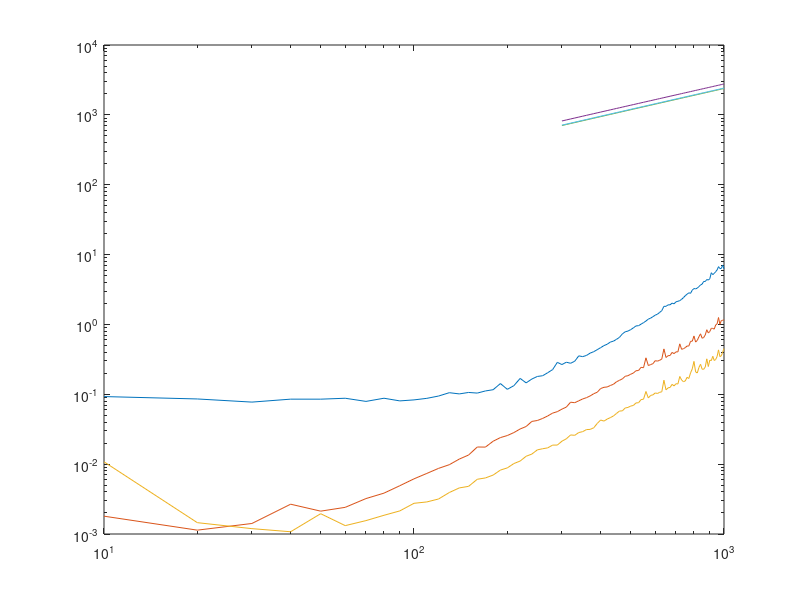

This chart was generated by the following MATLAB code:

load ground.mat time_direct time_jacobi time_gs;

ns = 10 : 10 : 1000;

loglog(ns, time_direct);
hold on;
loglog(ns, time_jacobi);
loglog(ns, time_gs);

x = ns(:, 30:end);
y_direct = time_direct(:, 30:end);
y_jacobi = time_jacobi(:, 30:end);
y_gs = time_gs(:, 30:end);

P1 = polyfit(log(x), log(y_direct), 1);
P2 = polyfit(log(x), log(y_jacobi), 1);
P3 = polyfit(log(x), log(y_gs), 1);

fit_direct = P1(1) * x + P1(2);
fit_jacobi = P2(1) * x + P2(2);
fit_gs = P3(1) * x + P3(2);

loglog(x, fit_direct);
loglog(x, fit_jacobi);
loglog(x, fit_gs);

hold off;